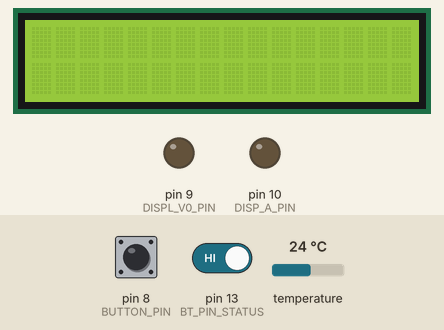
Recording of a sketch running on a simulated Arduino Uno, built with avr-gcc and run on an emulated ATmega328P. Shown: 16×2 character LCD, output pins drawn as LEDs (lit = HIGH). The test bench sets the inputs (shaded band); at power-on: pin 8 (BUTTON_PIN) LOW, pin 13 (BT_PIN_STATUS) HIGH, temperature 24 °C.

Above: at 1.2 s.
1.3 s: pin 8 (BUTTON_PIN) pulled HIGH for 1 s
At 1.82 s:
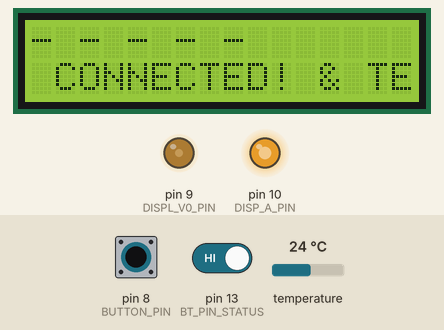
3.8 s: pin 8 (BUTTON_PIN) pulled HIGH for 0.15 s
At 3.88 s:
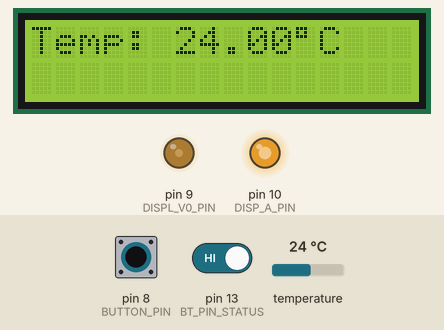
5.4 s: pin 8 (BUTTON_PIN) pulled HIGH for 3.2 s
At 6.2 s:
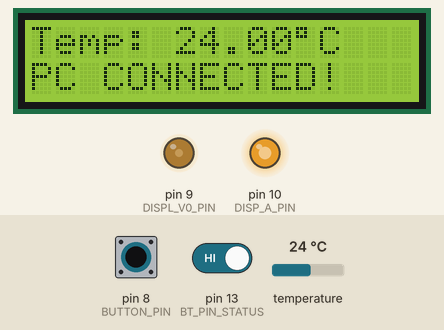
10.1 s: pin 8 (BUTTON_PIN) driven HIGH and pin 13 (BT_PIN_STATUS) driven LOW
At 13.0 s:
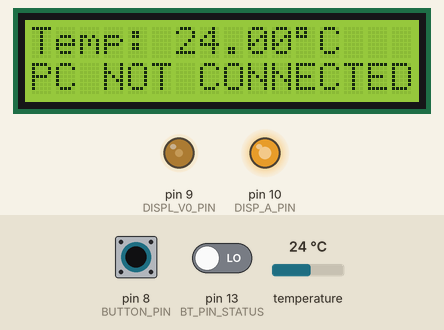
14.2 s: pin 13 (BT_PIN_STATUS) driven HIGH
At 15.9 s:
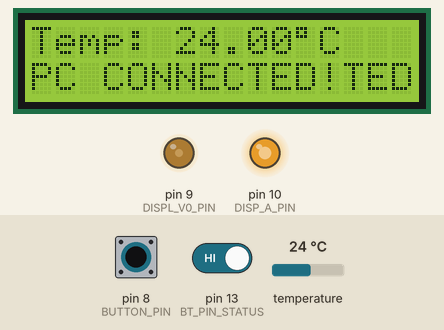
17.6 s: temperature set to 12 °C
At 19.9 s:
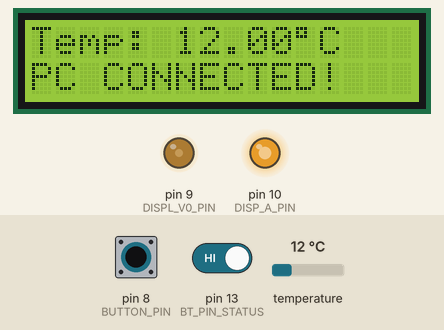
Timing chart, 0 to 20.5 s (numbered marks = the images above; inputs shaded):
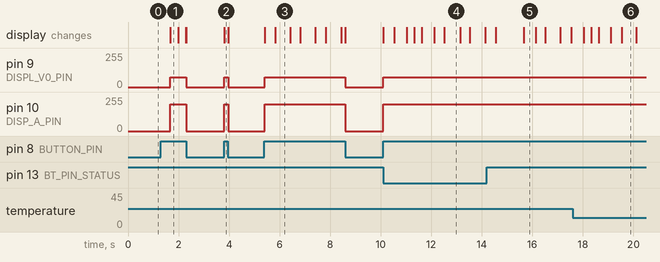

Measured:
- after the input at 1.3 s, pin 9 (DISPL_V0_PIN): 0/255 → 75/255 after 0.36 s, → 0/255 0.64 s later; pin 10 (DISP_A_PIN): 0/255 → 200/255 after 0.36 s, → 0/255 0.64 s later; the display: changes after 0.36 s (image 1)
- after the input at 3.8 s, pin 9 (DISPL_V0_PIN): 0/255 → 75/255 at once, → 0/255 0.16 s later; pin 10 (DISP_A_PIN): 0/255 → 200/255 at once, → 0/255 0.16 s later; the display: changes at once (image 2)
- after the input at 5.4 s, pin 9 (DISPL_V0_PIN): 0/255 → 75/255 at once, → 0/255 3.2 s later; pin 10 (DISP_A_PIN): 0/255 → 200/255 at once, → 0/255 3.2 s later; the display: first changes at once (image 3 shows a later state)
- after the input at 10.1 s, pin 9 (DISPL_V0_PIN): 0/255 → 75/255 at once; pin 10 (DISP_A_PIN): 0/255 → 200/255 at once; the display: first changes at once (image 4 shows a later state)
- after the input at 17.6 s, the display: changes after 0.43 s (image 6)
- what the display in image 3 shows lasts 0.6 s, from 5.8 s to 6.4 s
- what the display in image 5 shows lasts 0.4 s, from 15.7 s to 16.1 s

The sketch:

Lab1.ino
```cpp
//Third-party headers
#include <arduino-timer.h>

#include "sw_global.h"
#include "ds_50hz.h"
#include "tm_1hz.h"
#include "nw_1hz.h"

///////////////////////////////////////////////////////////////////////////
//////                          SYSTEM TIMING
////////////////////////////////////////////////////////////////////////////
Timer<10> timer;


bool task_50hz(void *){
    //tm_50hz();
    ds_50hz();
    return true;
}

bool task_1hz(void *){
  tm_1hz();
  nw_1hz();  // TODO: rename :D
  return true;
}

/**
Initialization
*/
void setup() {
  ///////////////////////////////////////////////////////////////////////////
  //////                        TIMER SETUP
  ////////////////////////////////////////////////////////////////////////////
  timer.every(RATE_50HZ, task_50hz);
  timer.every(RATE_1HZ, task_1hz);
  timer.every(DISP_CYCLE_TIME, cycleDisp);

  ///////////////////////////////////////////////////////////////////////////
  //////                        DISPLAY SETUP
  ////////////////////////////////////////////////////////////////////////////
  // put your setup code here, to run once:
  //pinMode(0, OUTPUT); //Pin D13 will correspond to V0 pin on the LCD (to control contrast)
  pinMode(DISP_A_PIN, OUTPUT); //Pin will correspond to A on the LCD (to power the LED).
  pinMode(DISPL_V0_PIN, OUTPUT); //Pin Arduino will correspond to V0 on the LCD (contrast setting).
  pinMode(BUTTON_PIN, INPUT); //Pin 13 connects ot the button that controls the display

  lcd.begin(16,2); // Initializes the interface to the LCD screen, and specifies the dimensions (width and height) of the display }
  lcd.noCursor(); // Hides the LCD cursor

  ///////////////////////////////////////////////////////////////////////////
  //////                        TEMP SENSOR SETUP
  ////////////////////////////////////////////////////////////////////////////
  for (int i = 0; i < NUM_TEMPS; i++) {
    last300Temps[i] = NULL_TEMP;
  }

  sensors.begin();
  sensors.setResolution(12);
  sensors.setWaitForConversion(false);
  ///////////////////////////////////////////////////////////////////////////
  //////                        NETWORKING SETUP
  ///////////////////////////////////////////////////////////////////////////
  btSerial.begin(9600);  // Initialize Bluetooth Serial at 9600
  //Serial.begin(9600);
  pinMode(BT_PIN_STATUS, INPUT);
} //end setup


/**
MAIN LOOP
*/
void loop() {
  //increment timer
  timer.tick();
}
```

ds_50hz.h
```cpp
#ifndef ds_50hz_h
#define ds_50hz_h

#include "sw_global.h"
#include <LiquidCrystal.h>


////////////////////////////////////////////
// DEFINES
///////////////////////////////////////////
#define PC_ERROR "PC NOT CONNECTED"
#define PC_GOOD "PC CONNECTED!"
#define TEMP_SENSOR_ERROR "TEMP SENSOR ERROR  !!! "
#define SEPARATOR " & "
#define DISP_CYCLE_TIME 400
#define DISP_BLINK_TIME 400

////////////////////////////////////////////
// GLOBALS
///////////////////////////////////////////
uint8_t brightness = 200; // max 255 for uint8
uint8_t contrast = 75;
bool displayButtonState = false;
bool displayButtonPrevState = false;
unsigned long lastButtonTime = 0;
int dispCycle = 0;  //used to cycle status when it overflows
//ERROR MESSAGE-RELATED
String errorMessage = "";

LiquidCrystal lcd(2, 3, 4, 5, 6, 7); // Creates an LCD object. Parameters: (rs, enable, d4, d5, d6, d7)


////////////////////////////////////////////
// FUNCTIONS
///////////////////////////////////////////
void ds_50hz(void *);

bool cycleDisp(void *);


#endif // ds_50hz_h
```

ds_50hz.ino
```cpp
#include "ds_50hz.h"

/**
* prints the stuff to the screen
*/
void printLCD(bool printStatus){
  lcd.setCursor(0,0); // back to origin
  lcd.print("                "); //clear row 1
  lcd.setCursor(0,0); // back to origin
  if (tempSensorActive != false) {
    lcd.print("Temp: " + String(currentTemp / 10.f) + (char)223 + "C"); // MAY BE  FAIL BLOGGING THE DISPLAY IDK
  }else{
    lcd.print("- - - - -");
  }
  if (printStatus) {
    if (errorMessage.length() <= 16){
      lcd.setCursor(0,1);
      lcd.print(errorMessage);
    }
    else{ //cycle through
      for (int i =0; i<16; i++) {
        lcd.setCursor(i,1);
        lcd.print(errorMessage[(dispCycle+i)%(errorMessage.length())]);
      }
    }
  } else{
    lcd.setCursor(0,1); // Sets the location at which subsequent text written to the LCD will be displayed
    lcd.print("                ");
  }

}

//Function to increment the display cycle number, called every DISP_CYCLE_TIME miliseconds
//using a timer
bool cycleDisp(void *){
  dispCycle = ((dispCycle+1)%(errorMessage.length()));
  return true;
} //end cycleDisp

/**
* Handles code for the display task. Run every cycle
*/
void ds_50hz(){
  displayButtonState = (bool)digitalRead(BUTTON_PIN);
  //button pushed for first time after being "off"
  if ((displayButtonState == true) && (displayButtonPrevState == false)){
    lastButtonTime = millis(); //get time button was pressed
  }
  displayButtonPrevState = displayButtonState;

  //Form error message
  errorMessage = "";
  if (!pcConnected){
    errorMessage = errorMessage + PC_ERROR;
  }else{
    errorMessage = errorMessage + PC_GOOD;
  }
  if (!tempSensorActive){
    errorMessage = errorMessage + SEPARATOR + TEMP_SENSOR_ERROR;
  }

  if (digitalRead(8) == HIGH || pcCommandDisplayStatus){  //Control whether or not the LCD is on
    //blinking effect only if we don't overflow
    if (errorMessage.length() <= 16){
      if (((millis() - lastButtonTime)%1000) >= DISP_BLINK_TIME){
        printLCD(true);
      } else{
        printLCD(false);
      }
    } else{ //If we do overflow, don't blink
        printLCD(true);
    }

     analogWrite(DISPL_V0_PIN, contrast%125);
     analogWrite(DISP_A_PIN, brightness%255); // Generate PWM signal at pin 3, value of 255 (out of 255) ~= 5V (in hte example, they use 5V)
  } else { //Control whether or not the LCD is off
    analogWrite(DISP_A_PIN,0); //set brightness to 0
    analogWrite(DISPL_V0_PIN,0); //set contrast to 0
    lcd.clear();
  }
} //end ds_task
```

nw_1hz.h
```cpp
#ifndef nw_1hz_h
#define nw_1hz_h


#include "sw_global.h"
#include <SoftwareSerial.h>

enum struct MessageID : int16_t {
	NA = 0,
	setDisplay = 1,			// control display on/off
	setDisplayGamma = 2,		// control display gamma level
  setBrightness = 3,   //control brightness level
};

struct TempData {
  int16_t data[300];     // message data
  int16_t singleData;
};

struct CommandData {
	MessageID id = MessageID::NA;
	int16_t data = 0;	//  range 0 - 255
};

SoftwareSerial btSerial(BT_PIN_RX, BT_PIN_TX); // RX, TX

TempData sending;
byte* sendingAsBytes = nullptr;

CommandData receiving;
byte* receivingAsBytes = nullptr;

const int16_t SOM_MARKER = -32768;  // 0x8000
const int16_t EOM_MARKER = -32767;  // 0x8001

void nw_read();

void processCommand(const CommandData& cmd);

int16_t readInt16();

void nw_write(bool all);

void nw_1hz();

#endif
```

nw_1hz.ino
```cpp
#include "nw_1hz.h"
#include "ds_50hz.h"

void nw_1hz(){
  if(digitalRead(BT_PIN_STATUS) == LOW){
      pcConnected = false;
      pcCommandDisplayStatus = false;
  }

  //Update connection status
  if(!pcConnected){
    if(digitalRead(BT_PIN_STATUS) == HIGH){
      pcConnected = true;

      //send last 300 seconds
      memcpy(sending.data, last300Temps, sizeof(last300Temps));
      newTempAvailable = false;
      nw_write(true);
    }
  }

  if (btSerial.available()) {
    nw_read();
  }

  // send new temp value
  if(newTempAvailable && pcConnected){
    sending.singleData = currentTemp;
    newTempAvailable = false;
    nw_write(false);
  }

  return;  // TODO: if call has not finished before timer is ready is issue or no?? :D
}
//pcCommandDisplayStatus to turn on display

void processCommand(const CommandData& cmd){
  switch (cmd.id) {
    case MessageID::NA:
      // Do nothing
      break;
    case MessageID::setDisplay:
      // TODO: update actual value, example for BRAD :D (all data is int16_t, but is just casted from traditional values before being sent over as bytes)
      pcCommandDisplayStatus = static_cast<bool>(cmd.data);
      //Serial.print("value received: ");
      //Serial.println(static_cast<int>(test));
      break;
    case MessageID::setDisplayGamma:
      if ((cmd.data) < 0){
        contrast = -1 * (cmd.data);
      } else{
        contrast = (cmd.data);
      }
      break;
    case  MessageID::setBrightness:
      if ((cmd.data) < 0){
        brightness = -1 * (cmd.data);
      } else{
        brightness = (cmd.data);
      }
      break;
  }
}

int16_t readInt16() {
  byte lowByte = btSerial.read();
  byte highByte = btSerial.read();
  return (highByte << 8) | lowByte;
}

void nw_read(){
    if (btSerial.available() >= sizeof(CommandData) + 2 * sizeof(int16_t)) {  // CommandData + SOM + EOM
    int16_t som = readInt16();
    if (som == SOM_MARKER) {
      CommandData cmd;
      uint8_t* bytePtr = reinterpret_cast<uint8_t*>(&cmd);
      for (size_t i = 0; i < sizeof(CommandData); ++i) {
        bytePtr[i] = btSerial.read();
      }
      int16_t eom = readInt16();
      if (eom == EOM_MARKER) {
        processCommand(cmd);
      }
    } else {
      while(btSerial.available() > 0){  // invalid SOM received, clear the buffer
        btSerial.read();
      }
    }
  }
}

void nw_write(bool all){
  btSerial.write((byte*) &SOM_MARKER, sizeof(int16_t));

  if (all){
      btSerial.write((byte*) sending.data, sizeof(int16_t) * NUM_TEMPS);
      btSerial.write((byte*) &currentTempIndex, sizeof(int16_t));
  } else {
      int16_t dataElement = sending.singleData;
      btSerial.write((byte*) &dataElement, sizeof(int16_t));
  }
  btSerial.write((byte*) &EOM_MARKER, sizeof(int16_t));
}
```

sw_global.h
```cpp
#ifndef sw_global
#define sw_global

#include <string.h>

#define DISPL_V0_PIN 9
#define DISP_A_PIN 10
#define BUTTON_PIN 8
#define ONE_WIRE_BUS 1

#define BT_PIN_RX 11
#define BT_PIN_TX 12   // RX from BT -> pin 12 (TX on arduino)
#define BT_PIN_STATUS 13

#define RATE_50HZ 20
#define RATE_1HZ 1000

#define NULL_TEMP -1270 // 10's place is decimal point
#define NUM_TEMPS 300

bool pcConnected = false;
bool pcCommandDisplayStatus = false;
bool tempSensorActive = false;
bool newTempAvailable = false;

int16_t last300Temps[NUM_TEMPS];
int16_t currentTempIndex = 0;
int16_t currentTemp = NULL_TEMP;
int16_t readCount = 0;


#endif // sw_global
```

tm_1hz.h
```cpp
#ifndef tm_1hz_h
#define tm_1hz_h

#include "sw_global.h"
#include <OneWire.h>
#include <DallasTemperature.h>

OneWire oneWire(ONE_WIRE_BUS);
DallasTemperature sensors(&oneWire);

void tm_1hz();

#endif
```

tm_1hz.ino
```cpp
#include "tm_1hz.h"

bool skip = true;

void tm_1hz(){
  sensors.requestTemperaturesByIndex(0);
  float tempTemp = sensors.getTempCByIndex(0);
  int16_t fixedPointTemp = round(tempTemp * 10);

  if (fixedPointTemp <= NULL_TEMP){
        currentTemp = NULL_TEMP;
        tempSensorActive = false;
        skip = true;
  } else{
        //skip the second that is 85 (when you first plug in)
        if (skip != false) {
            skip = false;
        }else{
           currentTemp = fixedPointTemp;
           tempSensorActive = true;
        }
  }
  //store temp and increment
  last300Temps[currentTempIndex] = currentTemp;
  currentTempIndex = (currentTempIndex+1)%NUM_TEMPS;
  newTempAvailable = true;
  readCount++;
}
```

tm_50hz.h
```cpp
#ifndef tm_50hz_h
#define tm_1hz_h

#include "sw_global.h"

void tm_50hz();

#endif
```

tm_50hz.ino
```cpp
#include "tm_50hz.h"

void tm_50hz(){
  //Check whether sensor is connected and update variable if true
  return;
}
```
